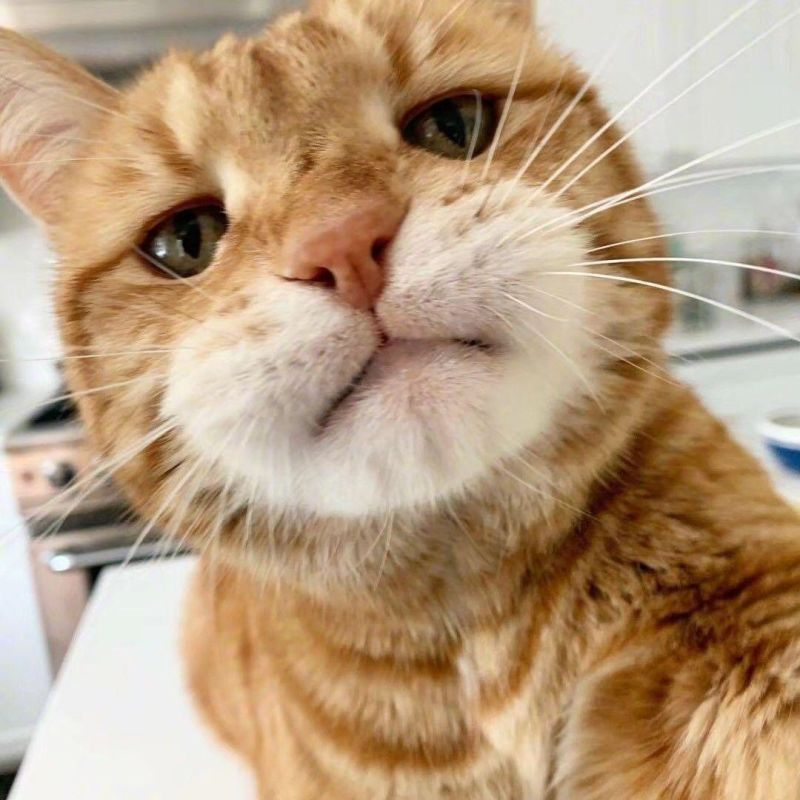
#> input picture pictures/cat.jpg, 800 x 800 px, found by its file name
$ python padding.py
#> lines starting #> are read from the running program, lines starting #| are printed output that depends on the picture
# coding: utf-8
from cv2 import cv2
import matplotlib.pyplot as plt

img_BGR = cv2.imread(r'pictures\cat.jpg')
#> img_BGR is the input picture: shape (800, 800, 3); mean B, G, R 127.1, 156.5, 183.9

img_RGB = cv2.cvtColor(img_BGR, cv2.COLOR_BGR2RGB)  # matplotlib process in RGB
constant = cv2.copyMakeBorder(
    img_RGB, 40, 40, 40, 40, cv2.BORDER_CONSTANT, value=[0, 0, 255])  # BLUE
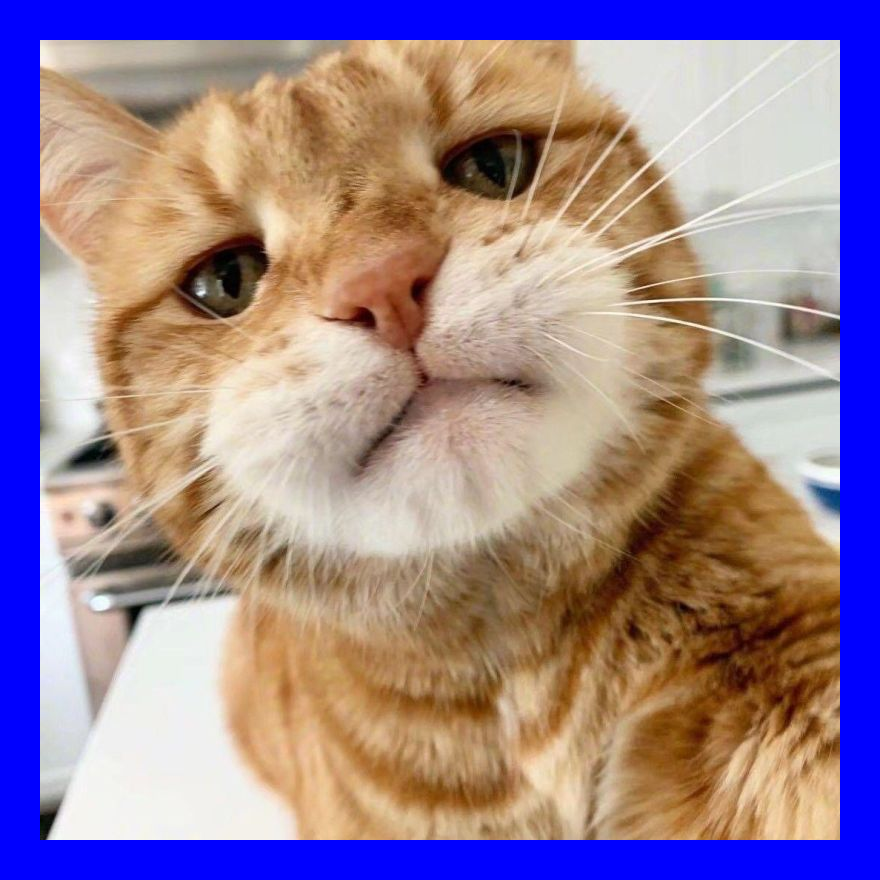
#> constant: shape (880, 880, 3); mean R, G, B 152, 129.3, 149.3
reflect = cv2.copyMakeBorder(img_RGB, 40, 40, 40, 40, cv2.BORDER_REFLECT)
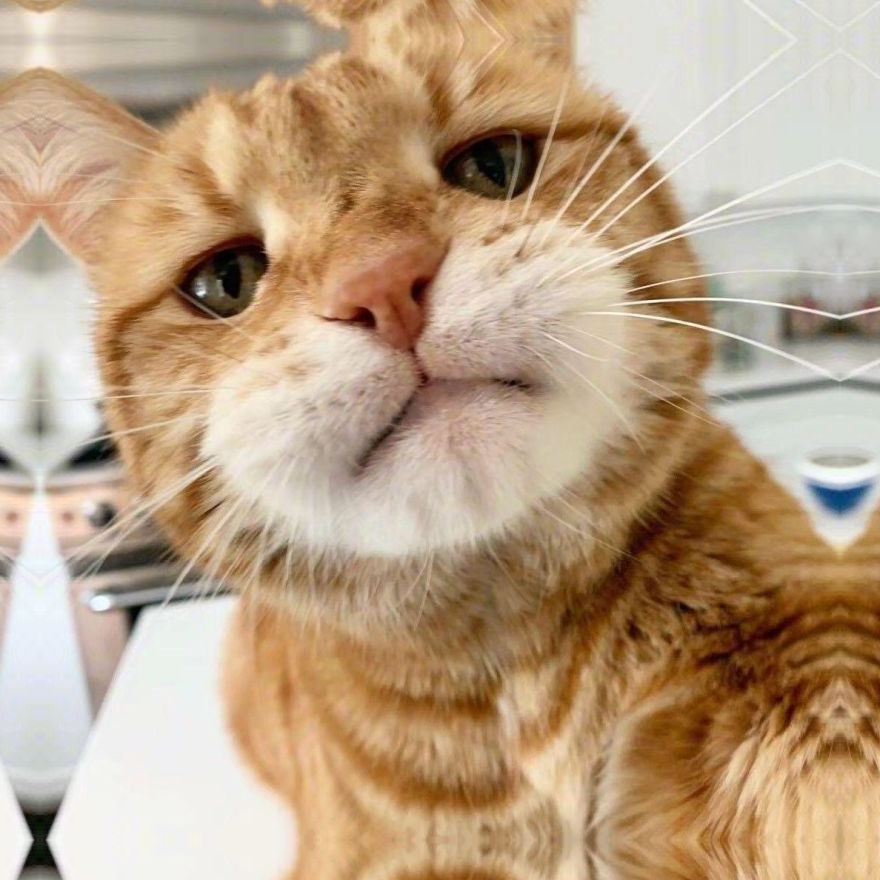
#> reflect: shape (880, 880, 3); mean R, G, B 187, 161.3, 133.3
reflect_101 = cv2.copyMakeBorder(
    img_RGB, 40, 40, 40, 40, cv2.BORDER_REFLECT_101)
replicate = cv2.copyMakeBorder(img_RGB, 40, 40, 40, 40, cv2.BORDER_REPLICATE)
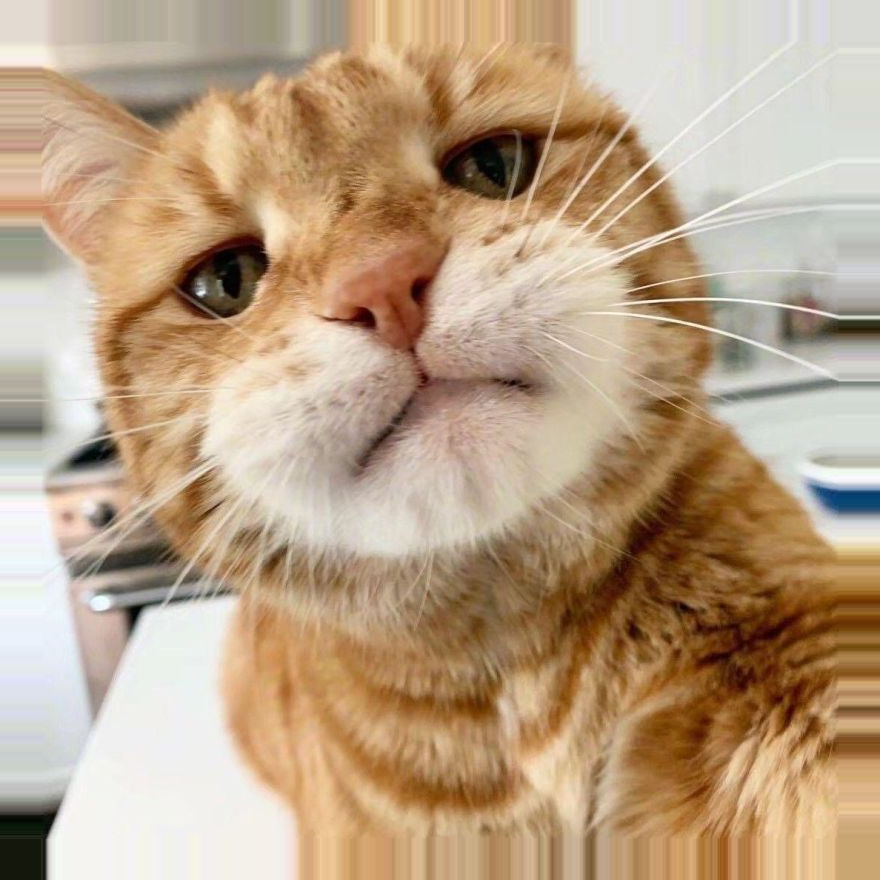
#> replicate: shape (880, 880, 3); mean R, G, B 186.5, 161.2, 133.3
wrap = cv2.copyMakeBorder(img_RGB, 40, 40, 40, 40, cv2.BORDER_WRAP)
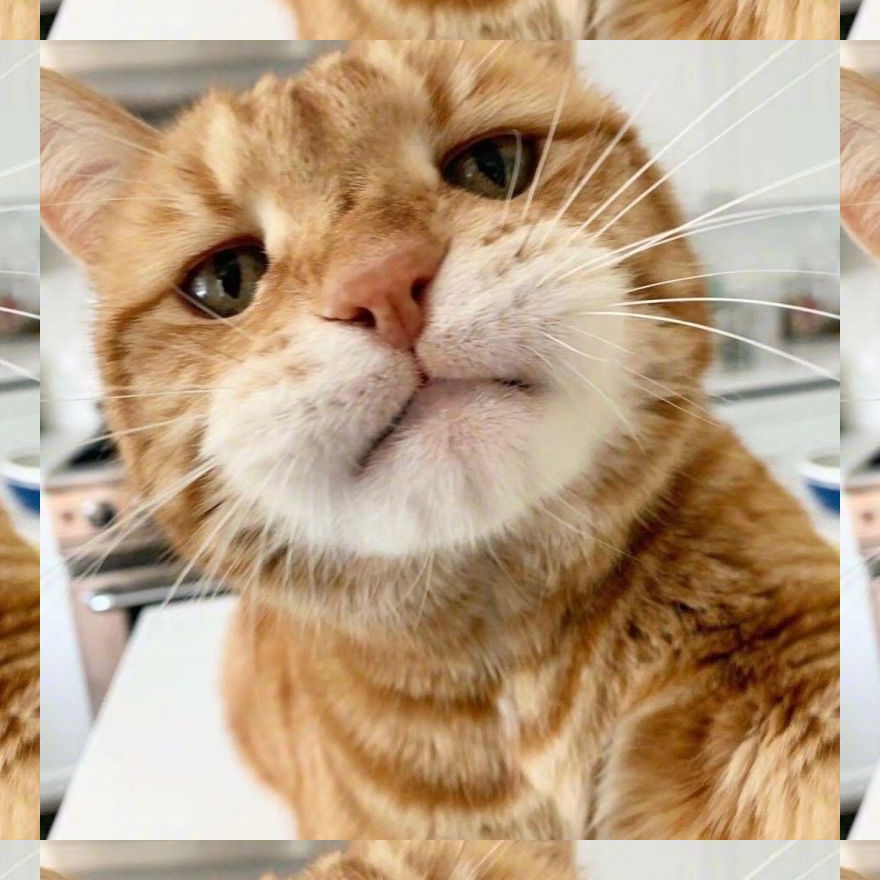
#> wrap: shape (880, 880, 3); mean R, G, B 187, 161.3, 133.3
titles = ["constant", "reflect", "reflect_101", "replicate", "wrap"]
images = [constant, reflect, reflect_101, replicate, wrap]

for i in range(5):
    plt.subplot(2, 3, i + 1), plt.imshow(images[i]), plt.title(titles[i])
    plt.xticks([]), plt.yticks([])
plt.show()
